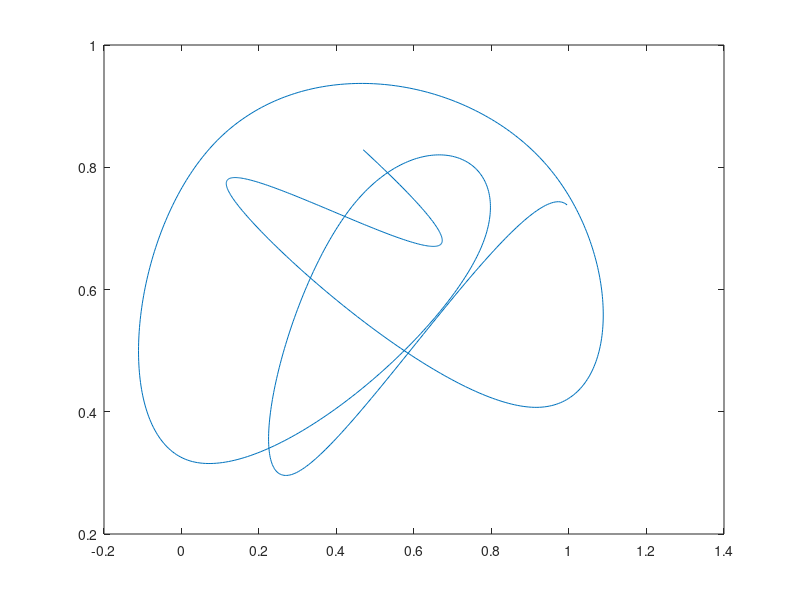

Write the MATLAB code that produced this figure.
close all; clc; clear;
t=[0:20];
y=rand(1,length(t));
x=rand(1,length(t));
x_spline=spline(t,x);
y_spline=spline(t,y);
% y_spline=tmp.coefs;

t=0:0.01:10
plot(ppval(x_spline,t), ppval(y_spline,t))